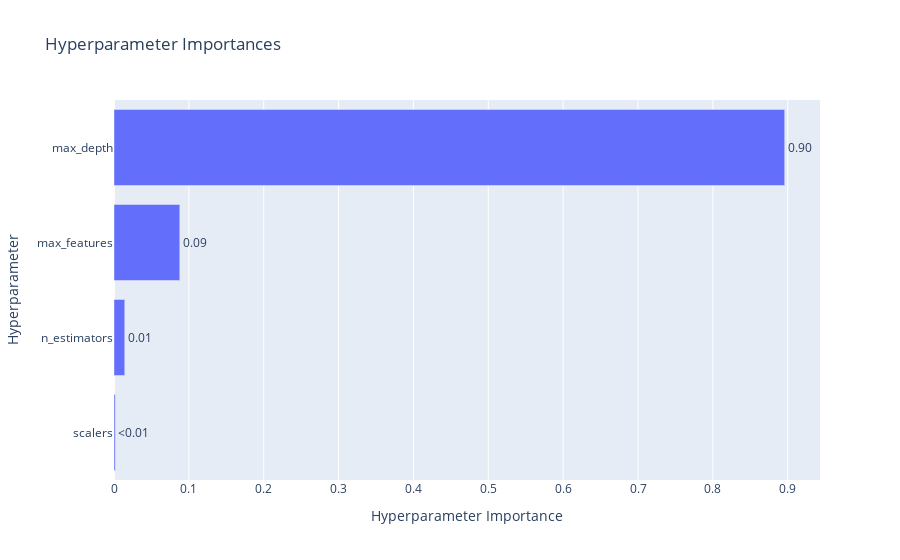

The notebook cell saved with this chart:
### Code cell
# Hyperparameter importances

optuna.visualization.plot_param_importances(study_rfr)

### Figure 1 — Plotly figure (JSON) as saved in the notebook; plotly's stock layout.template omitted (floating-point values rounded to 4 significant figures)
{"data": [{"cliponaxis": false, "hovertemplate": ["scalers (CategoricalDistribution): 0.0017546248649980745<extra></extra>", "n_estimators (IntDistribution): 0.014372829174480801<extra></extra>", "max_features (CategoricalDistribution): 0.08790651525788197<extra></extra>", "max_depth (IntDistribution): 0.8959660307026391<extra></extra>"], "name": "Objective Value", "orientation": "h", "text": ["<0.01", "0.01", "0.09", "0.90"], "textposition": "outside", "type": "bar", "x": [0.001755, 0.01437, 0.08791, 0.896], "y": ["scalers", "n_estimators", "max_features", "max_depth"]}], "layout": {"title": {"text": "Hyperparameter Importances"}, "xaxis": {"title": {"text": "Hyperparameter Importance"}}, "yaxis": {"title": {"text": "Hyperparameter"}}}}
